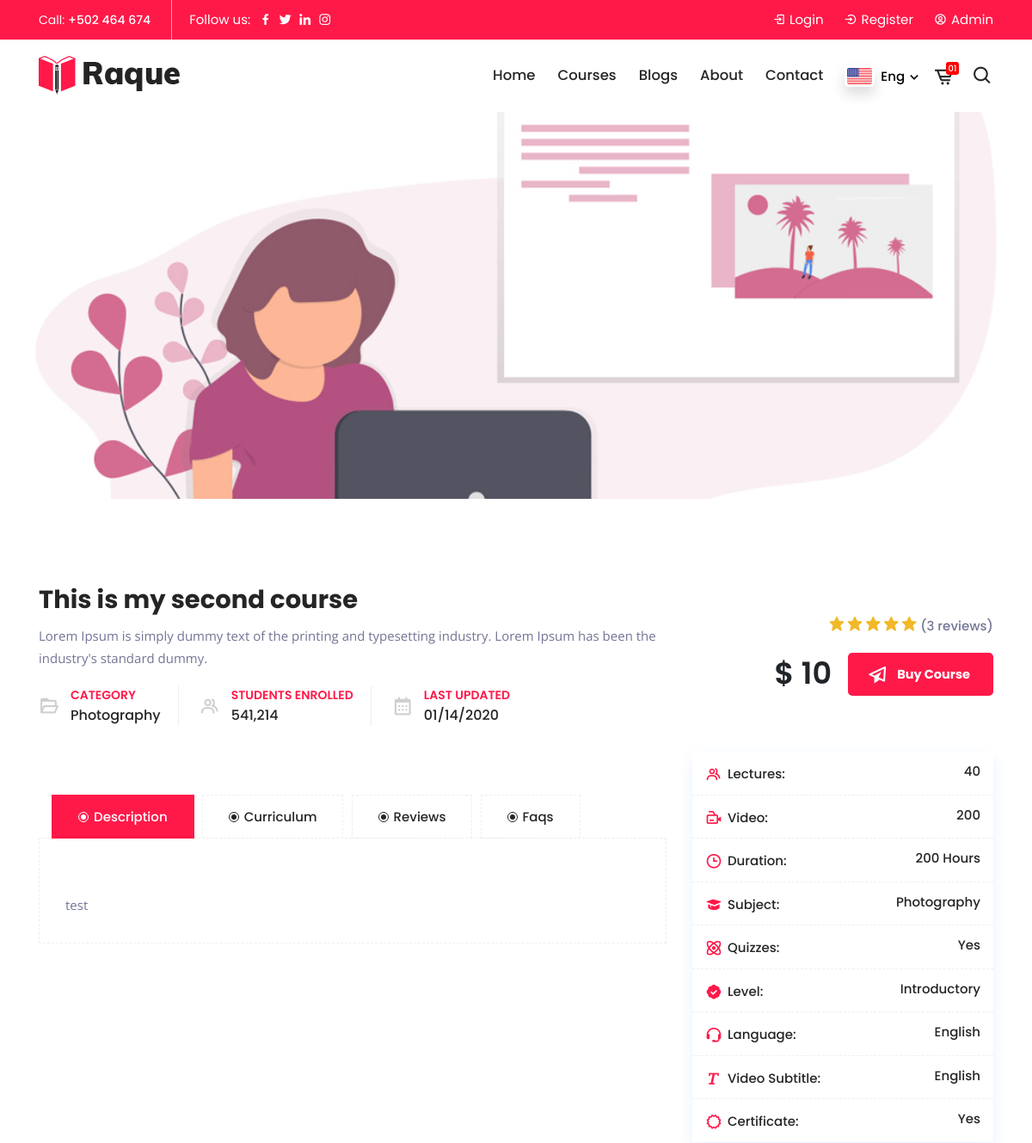
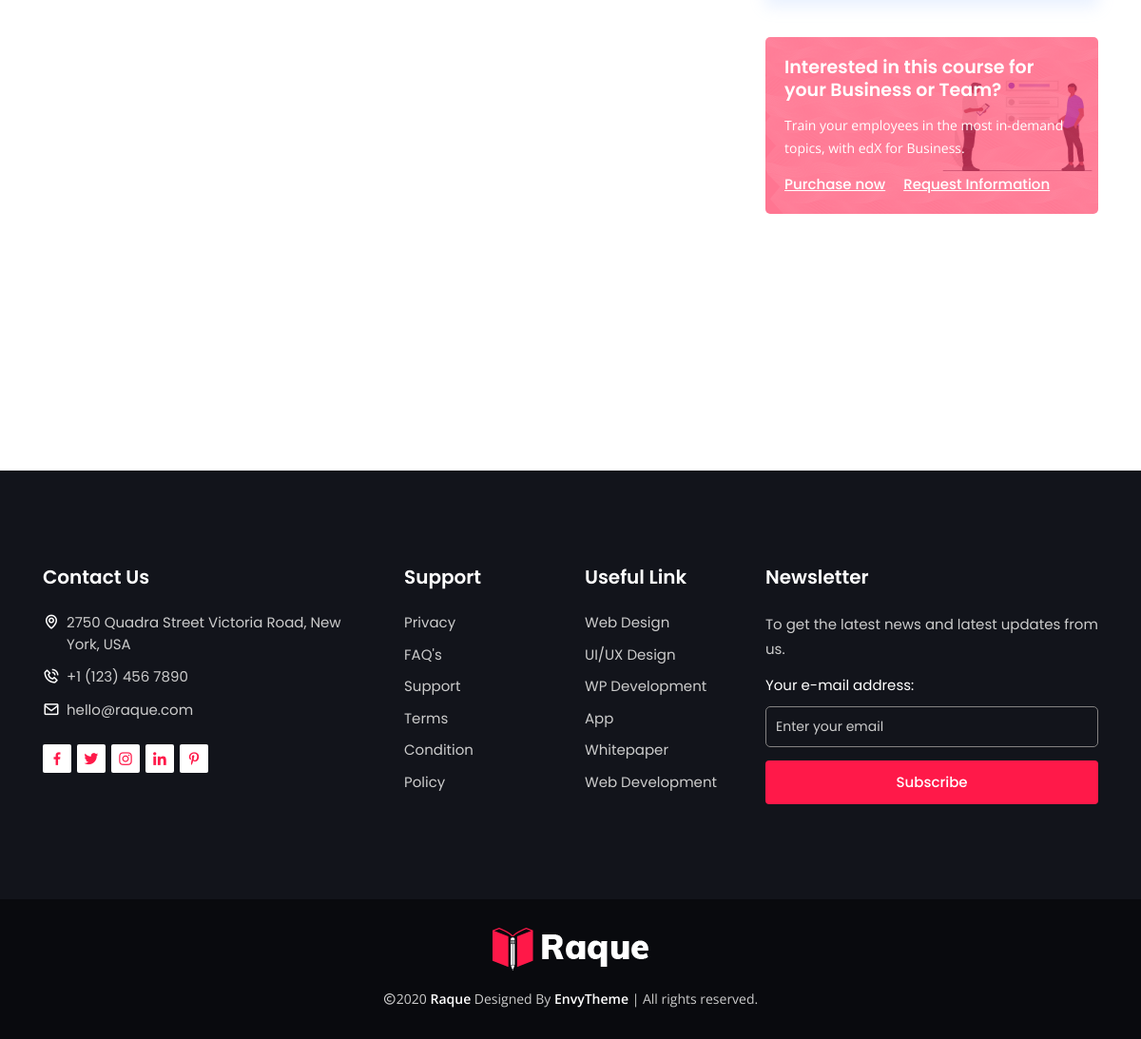
The page /courses/detail/224 on the database its author committed (2 pictures, top to bottom).
### tables this page shows
CREATE TABLE `kursus` (
  `id` int(11) NOT NULL,
  `title` varchar(255) NOT NULL,
  `author_id` int(11) NOT NULL,
  `image` text NOT NULL,
  `author` varchar(255) NOT NULL,
  `author_image` text NOT NULL,
  `deskripsi` text NOT NULL,
  `harga` int(11) NOT NULL,
  `date_created` date NOT NULL,
  `publish` varchar(255) NOT NULL
);

### application/controllers/Courses.php (called while the page is built, shortened)
<?php
class Courses extends CI_Controller
{
    public function __construct()
    {
        $this->load->model('Kursus_model');
        $this->load->library('form_validation');
        $this->load->helper(array('form', 'url'));
    }
    public function detail($id)
    {
        $data['user'] = $this->db->get_where('users', ['email' => $this->session->userdata('email')])->row_array();
        $data['judul'] = "Detail Kursusku";
        $data['kursus'] = $this->Kursus_model->getKursusById($id);
        $data['section_kursus'] = $this->Kursus_model->getAllSectionKursus();
        $data['konten_video'] = $this->Kursus_model->getAllKontenVideo();
        $this->load->view('frontend/templates/header', $data);
        $this->load->view('frontend/course/detail', $data);
        $this->load->view('frontend/templates/footer');
    }
}

### index.php (called while the page is built, shortened)
<?php
require_once BASEPATH.'core/CodeIgniter.php';

### application/models/Kursus_model.php (called while the page is built, shortened)
<?php
class Kursus_model extends CI_Model
{
	public function getKursusById($id)
	{
		return $this->db->get_where('kursus', ['id' => $id])->row_array();
	}
}

### application/views/frontend/course/detail.php (the view, shortened to what this page needs)
<div class="page-title-area item-courses jarallax" data-jarallax='{"speed": 0.3}'>
</div>
<section class="courses-details-area pt-100 pb-70">
    <div class="container">
        <div class="courses-details-header">
            <div class="row align-items-center">
                <div class="col-lg-8">
                    <div class="courses-title">
                        <h2><?= $kursus['title'] ?></h2>
                        <p>Lorem Ipsum is simply dummy text of the printing and typesetting industry. Lorem Ipsum has been the industry's standard dummy.</p>
                    </div>
                    <div class="courses-meta">
                        <ul>
                            <li>
                                <i class='bx bx-folder-open'></i>
                                <span>Category</span>
                                <a href="#">Photography</a>
                            </li>
                            <li>
                                <i class='bx bx-group'></i>
                                <span>Students Enrolled</span>
                                <a href="#">541,214</a>
                            </li>
                            <li>
                                <i class='bx bx-calendar'></i>
                                <span>Last Updated</span>
                                <a href="#">01/14/2020</a>
                            </li>
                        </ul>
                    </div>
                </div>
                <div class="col-lg-4">
                    <div class="courses-price">
                        <div class="courses-review">
                            <div class="review-stars">
                                <i class='bx bxs-star'></i>
                                <i class='bx bxs-star'></i>
                                <i class='bx bxs-star'></i>
                                <i class='bx bxs-star'></i>
                                <i class='bx bxs-star'></i>
                            </div>
                            <span class="reviews-total d-inline-block">(3 reviews)</span>
                        </div>
                        <div class="price"> $ <?= $kursus['harga'] ?></div>
                        <a href="#" class="default-btn"><i class='bx bx-paper-plane icon-arrow before'></i><span class="label">Buy Course</span><i class="bx bx-paper-plane icon-arrow after"></i></a>
                    </div>
                </div>
            </div>
        </div>
        <div class="row">
            <div class="col-lg-8">
                <div class="tab products-details-tab">
                    <div class="col-lg-12 col-md-12">
                        <ul class="tabs">
                            <li><a href="#">
                                    <div class="dot"></div> Description
                                </a></li>
                            <li><a href="#">
                                    <div class="dot"></div> Curriculum
                                </a></li>
                            <li><a href="#">
                                    <div class="dot"></div> Reviews
                                </a></li>
                            <li><a href="#">
                                    <div class="dot"></div> Faqs
                                </a></li>
                        </ul>
                    </div>
                    <div class="tab-content">
                        <div class="tabs-item">
                            <div class="courses-details-desc">
                                <?= $kursus['deskripsi'] ?>
                            </div>
                        </div>
                    </div>
                </div>
            </div>
            <div class="col-lg-4">
                <div class="courses-sidebar-information">
                    <ul>
                        <li>
                            <span><i class='bx bx-group'></i> Lectures:</span>
                            40
                        </li>
                        <li>
                            <span><i class='bx bx-video-recording'></i> Video:</span>
                            200
                        </li>
                        <li>
                            <span><i class='bx bx-time'></i> Duration:</span>
                            200 Hours
                        </li>
                        <li>
                            <span><i class='bx bxs-graduation'></i> Subject:</span>
                            Photography
                        </li>
                        <li>
                            <span><i class='bx bx-atom'></i> Quizzes:</span>
                            Yes
                        </li>
                        <li>
                            <span><i class='bx bxs-badge-check'></i> Level:</span>
                            Introductory
                        </li>
                        <li>
                            <span><i class='bx bx-support'></i> Language:</span>
                            English
                        </li>
                        <li>
                            <span><i class='bx bx-text'></i> Video Subtitle:</span>
                            English
                        </li>
                        <li>
                            <span><i class='bx bx-certification'></i> Certificate:</span>
                            Yes
                        </li>
                    </ul>
                </div>
                <div class="courses-purchase-info">
                    <h4>Interested in this course for your Business or Team?</h4>
                    <p>Train your employees in the most in-demand topics, with edX for Business.</p>
                    <a href="#" class="d-inline-block">Purchase now</a>
                    <a href="#" class="d-inline-block">Request Information</a>
                </div>
            </div>
        </div>
    </div>
</section>
<section class="faq-area ptb-100">
</section>

### rows shown on the page
kursus: title "This is my second course", harga "10", deskripsi "test"
